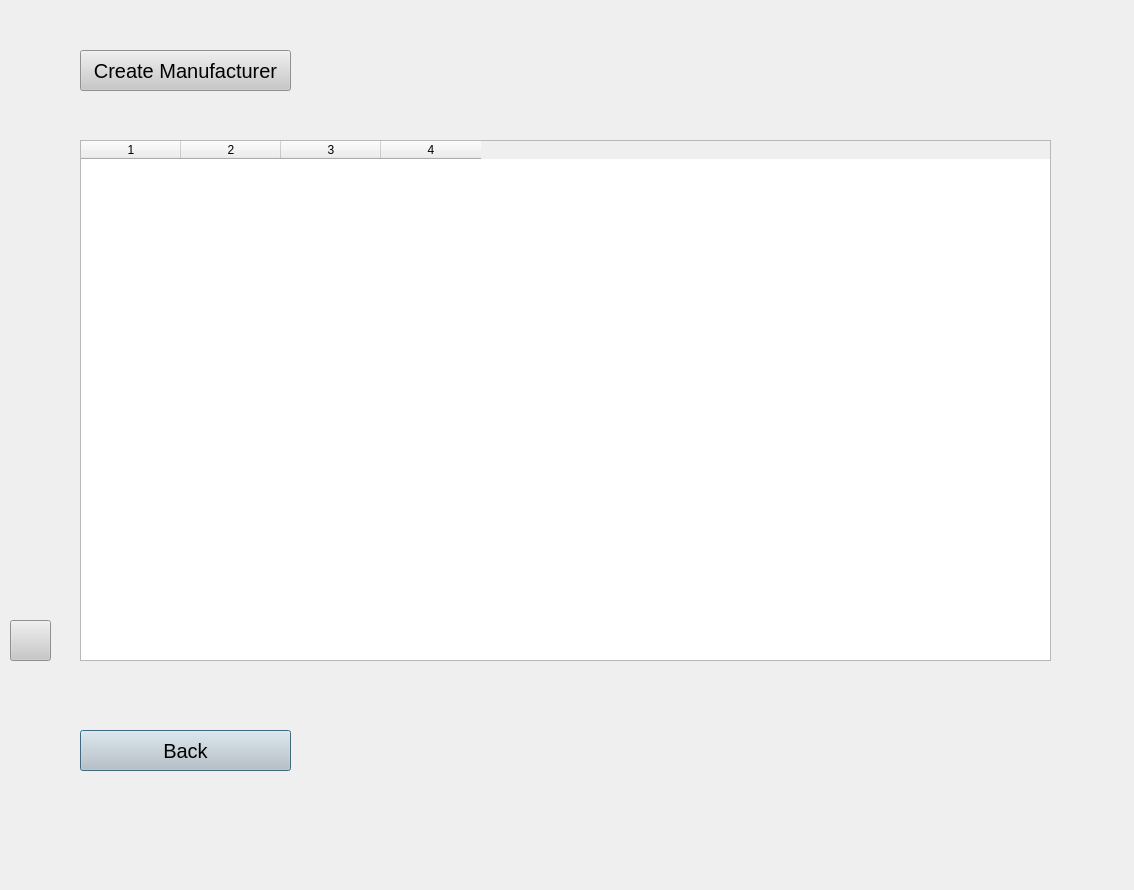
<?xml version="1.0" encoding="UTF-8"?>
<ui version="4.0">
 <class>Dialog</class>
 <widget class="QDialog" name="Dialog">
  <property name="geometry">
   <rect>
    <x>0</x>
    <y>0</y>
    <width>1134</width>
    <height>890</height>
   </rect>
  </property>
  <property name="windowTitle">
   <string>Dialog</string>
  </property>
  <widget class="QTableWidget" name="Restorelist">
   <property name="geometry">
    <rect>
     <x>80</x>
     <y>140</y>
     <width>971</width>
     <height>521</height>
    </rect>
   </property>
   <property name="lineWidth">
    <number>1</number>
   </property>
   <property name="sizeAdjustPolicy">
    <enum>QAbstractScrollArea::AdjustToContents</enum>
   </property>
   <property name="alternatingRowColors">
    <bool>false</bool>
   </property>
   <property name="gridStyle">
    <enum>Qt::SolidLine</enum>
   </property>
   <property name="rowCount">
    <number>0</number>
   </property>
   <property name="columnCount">
    <number>4</number>
   </property>
   <attribute name="horizontalHeaderVisible">
    <bool>true</bool>
   </attribute>
   <attribute name="horizontalHeaderCascadingSectionResizes">
    <bool>false</bool>
   </attribute>
   <attribute name="horizontalHeaderHighlightSections">
    <bool>true</bool>
   </attribute>
   <attribute name="horizontalHeaderShowSortIndicator" stdset="0">
    <bool>false</bool>
   </attribute>
   <attribute name="horizontalHeaderStretchLastSection">
    <bool>false</bool>
   </attribute>
   <attribute name="verticalHeaderVisible">
    <bool>false</bool>
   </attribute>
   <column/>
   <column/>
   <column/>
   <column/>
  </widget>
  <widget class="QPushButton" name="BatchBackButton">
   <property name="geometry">
    <rect>
     <x>80</x>
     <y>730</y>
     <width>211</width>
     <height>41</height>
    </rect>
   </property>
   <property name="font">
    <font>
     <family>MS Sans Serif</family>
     <pointsize>15</pointsize>
     <weight>50</weight>
     <bold>false</bold>
    </font>
   </property>
   <property name="styleSheet">
    <string notr="true">background-color: rgb(200, 200, 200);</string>
   </property>
   <property name="text">
    <string>Back</string>
   </property>
  </widget>
  <widget class="QPushButton" name="CreateProductButton">
   <property name="geometry">
    <rect>
     <x>80</x>
     <y>50</y>
     <width>211</width>
     <height>41</height>
    </rect>
   </property>
   <property name="font">
    <font>
     <family>MS Sans Serif</family>
     <pointsize>15</pointsize>
     <weight>50</weight>
     <bold>false</bold>
    </font>
   </property>
   <property name="styleSheet">
    <string notr="true">background-color: rgb(200, 200, 200);</string>
   </property>
   <property name="text">
    <string>Create Manufacturer</string>
   </property>
  </widget>
  <widget class="QPushButton" name="CreateBatchButton">
   <property name="geometry">
    <rect>
     <x>10</x>
     <y>620</y>
     <width>41</width>
     <height>41</height>
    </rect>
   </property>
   <property name="font">
    <font>
     <family>MS Sans Serif</family>
     <pointsize>15</pointsize>
     <weight>50</weight>
     <bold>false</bold>
    </font>
   </property>
   <property name="styleSheet">
    <string notr="true">background-color: rgb(200, 200, 200);
image: url(:/icons/SourceImages/plus.png);</string>
   </property>
   <property name="text">
    <string/>
   </property>
   <property name="icon">
    <iconset resource="../Resources/images.qrc">
     <normaloff>:/icons/SourceImages/plus.png</normaloff>:/icons/SourceImages/plus.png</iconset>
   </property>
  </widget>
 </widget>
 <resources>
  <include location="../Resources/images.qrc"/>
 </resources>
 <connections/>
</ui>
